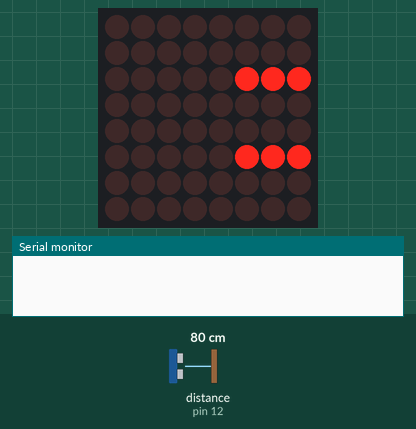
Recording of a sketch running on a simulated Arduino Uno, built with avr-gcc and run on an emulated ATmega328P. Shown: 8×8 LED matrix, the last lines printed to the serial monitor. Wiring (inferred from the names in the program): ultrasonic range finder: trigger pin 11; echo pin 12. The test bench sets the inputs (shaded band); at power-on: distance to the obstacle (sensor on pin 12) 80 cm. The echo pulse lasts 58.3 µs per cm.

Above: at 0.11 s.
At 0.85 s:
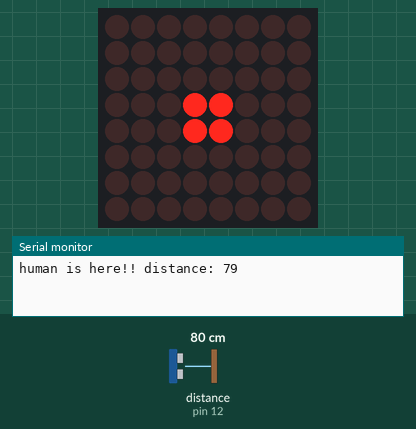
At 1.59 s:
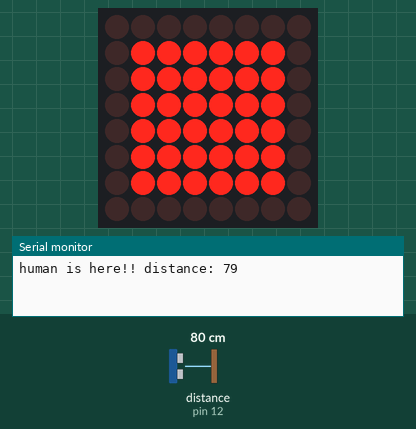

The sketch:

plant_sensors.ino
```cpp
//---water---
#define power_pin 7 //digital pin to control the power of sensor, turning it on/off when needed
#define water_sensor A5
int water_level = 0; //storing the sensor value

//---light---
#define light_sensor A0
int light_level;

//---ultrasonic---
const int trigPin = 11; //yellow
const int echoPin = 12; //orange
int distanceToHuman;
long duration; //wave travel time
bool humanIsHere = false;


//---led---
#include <LedControl.h>

const int DIN_PIN = 5;
const int CS_PIN = 4;
const int CLK_PIN = 3;

//sad face
const uint64_t SAD [] PROGMEM = {
  0x0000e00000e00000,
  0x0000e00808e00000,
  0x0000e80808e80000,
  0x0004e80808e80400,
  0x0204e80808e80402,
  0x0304e80808e80403
};
const int SAD_LEN = sizeof(SAD)/8;

//happy face
const uint64_t HAPPY[] PROGMEM = {
  0x0000f00000f00000,
  0x0000f00101f00000,
  0x0000f10101f10000,
  0x0002f10101f10200,
  0x0402f10101f10204,
  0x0c02f10101f1020c
};
const int HAPPY_LEN = sizeof(HAPPY)/8;

//turning off
const uint64_t OFF[] PROGMEM = {
  0xffffffffffffffff,
  0x007e7e7e7e7e7e00,
  0x00003c3c3c3c0000,
  0x0000001818000000,
  0x0000001818000000,
  0x0000000000000000
};
const int OFF_LEN = sizeof(OFF)/8;


LedControl display = LedControl(DIN_PIN, CLK_PIN, CS_PIN);


void setup() {

  Serial.begin(9600);
  pinMode(power_pin, OUTPUT); //d7 pin becomes an output
  digitalWrite(power_pin, LOW); //turning the pin(sensor) off

  pinMode(light_sensor, INPUT); //optional??

  //---ultrasonic---
  pinMode(trigPin, OUTPUT);
  pinMode(echoPin, INPUT);


  //---sad face---
  display.clearDisplay(0);
  display.shutdown(0, false);
  display.setIntensity(0, 10);

}

void loop() {

  //happyFaceAnimation();

  if (humanIsHere == false){
    sadFaceAnimation();
    checkingForHuman();
  }

  if (humanIsHere){
    turningOffAnimation();
  }

  //checkingForHuman();

  //waterLevelCheck();
  //delay (1000);

  //lightLevelCheck();
  //delay (1000);


}
```

distanceSensor.ino
```cpp
void distanceSensorOn(){
  //clearing the trig pin
  digitalWrite(trigPin, LOW);
  delayMicroseconds(2);

  //turning trigger on
  digitalWrite(trigPin, HIGH);
  delayMicroseconds(10);
  digitalWrite(trigPin, LOW);

  duration = pulseIn(echoPin, HIGH);

  distanceToHuman = duration * 0.0343 / 2;


}

void checkingForHuman(){
  humanIsHere = false;//not

  distanceSensorOn();

  if (distanceToHuman < 80){
    humanIsHere = true;
    Serial.print("human is here!! distance: ");
    Serial.println(distanceToHuman);
  }
  else{
    Serial.println("not here ");
  }

}

void distanceSensorOff() {

  digitalWrite(trigPin, LOW);
  digitalWrite(echoPin, LOW);
}
```

faces.ino
```cpp
void displayImage(uint64_t image) {
  for (int i = 0; i < 8; i++) {
    byte row = (image >> i * 8) & 0xFF;
    for (int j = 0; j < 8; j++) {
      display.setLed(0, i, j, bitRead(row, j));
    }
  }
}

int i = 0;

void sadFaceAnimation() {
  uint64_t image;
  memcpy_P(&image, &SAD[i], 8);

  displayImage(image);
  if (++i >= SAD_LEN ) {
    i = 0;
  }
  delay(200);
}

void happyFaceAnimation() {
  uint64_t image;
  memcpy_P(&image, &HAPPY[i], 8);

  displayImage(image);
  if (++i >= HAPPY_LEN ) {
    i = 0;
  }
  delay(200);
}

void turningOffAnimation() {
  uint64_t image;
  memcpy_P(&image, &OFF[i], 8);

  displayImage(image);
  if (++i >= OFF_LEN ) {
    i = 0;
  }
  delay(200);
}
```

lightSensor.ino
```cpp
//-----------------------------LIGHT-----------------------------------------------
void lightLevelCheck(){
  light_level = analogRead(light_sensor); //get the value from photocell sensor
  Serial.print("Light level is: ");
  Serial.println(light_level);

  lowLight();
  perfectLight();
  tooMuchLight();
}

void lowLight(){
  if(light_level < 400){
    Serial.print("it's too dark! :((");
  }
}

void perfectLight(){
  if (light_level >=400 && light_level < 850 ){
    Serial.print("perfect light!");
  }
}

void tooMuchLight(){
  if (light_level >= 850){
    Serial.print("too bright!!!!!!");
  }
}
```

waterSensor.ino
```cpp
//------------------------------WATER------------------------------------------------
void waterLevelCheck(){

  digitalWrite(power_pin, HIGH); //turning sensor on
  delay(10);

  water_level = analogRead(water_sensor); //get the value from the sensor
  digitalWrite(power_pin, LOW); //turning sensor off

  Serial.print("Water level is: ");
  Serial.println(water_level);

  lowWater();
  perfectWater();
  tooMuchWater();

}

void lowWater(){
  if (water_level < 130) {
    Serial.print("not enough water :((");
  }
}

void perfectWater(){
  if (water_level >= 130 && water_level < 160){
    Serial.print("that is perfect :')");
  }
}

void tooMuchWater(){
  if (water_level >= 160){
    Serial.print("too much water!!!!!!");
  }
}
```

Measured:
- by itself, everything shown: repeats every 1.3 s, in 5 steps
- what the display in image 1 shows lasts 0.5 s, from 0.6 s to 1.1 s
